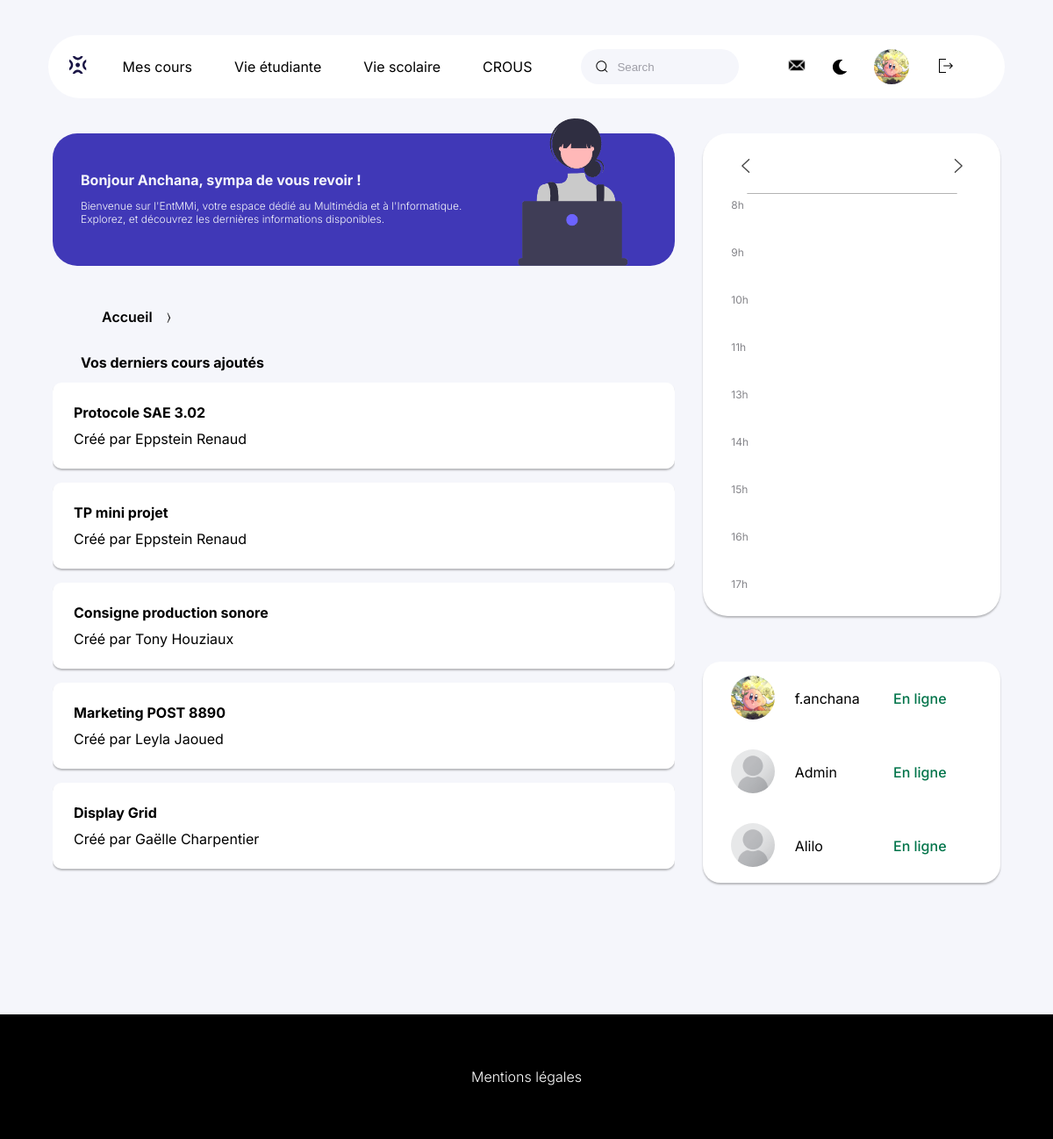
Screenshot of /derniers_cours.php (signed in) with the database file from the repository.
### tables this page shows
CREATE TABLE IF NOT EXISTS `utilisateurs` (
  `login` varchar(100) NOT NULL,
  `nom` varchar(200)  NOT NULL,
  `prenom` varchar(200)  NOT NULL,
  `id_utilisateurs` int NOT NULL AUTO_INCREMENT,
  `mot_de_passe` varchar(255) NOT NULL,
  `photoprofil` text NOT NULL,
  `role` varchar(800) NOT NULL,
  `email` varchar(200)  NOT NULL,
  `promotion` varchar(100)  DEFAULT NULL,
  `bio` varchar(500)  DEFAULT NULL,
  PRIMARY KEY (`id_utilisateurs`),
  UNIQUE KEY `nom` (`nom`),
  UNIQUE KEY `prenom` (`prenom`),
  UNIQUE KEY `email` (`email`),
  UNIQUE KEY `login` (`login`)
);

CREATE TABLE IF NOT EXISTS `cours` (
  `id_cours` int NOT NULL AUTO_INCREMENT,
  `cours` varchar(50) NOT NULL,
  `document` text NOT NULL,
  `externe_prof` int NOT NULL,
  `coef` int DEFAULT NULL,
  `ext_matiere` int NOT NULL,
  PRIMARY KEY (`id_cours`)
);

### derniers_cours.php (the view, shortened to what this page needs)
<!DOCTYPE html>
<html lang="fr">
<head>
    <link rel='stylesheet' href='css/style_navigation.css'>
    <link rel='stylesheet' href='css/style_accueil.css'>
    <link rel='stylesheet' href='css/style_derniers_cours.css'>
    <link rel='stylesheet' href='css/dark_mode.css'>
</head>
<body>
<header>
        <div class='menu'>
            <a href='accueil.php'><img class="logo" src='./img/logo.svg' alt="page d'accueil"
                    aria-current="currentpage"></a>
            <nav class='navigation'>
                <ul class='choix'>
                    <li><a href='cours.php'>Mes cours</a></li>
                    <li><a href='vie_etudiante.php'>Vie étudiante</a></li>
                    <li><a href='vie_scolaire.php'>Vie scolaire</a></li>
                    <li><a href='page_crous.php'>Crous</a></li>
                </ul>
                <div class='group'>
                    <input id="barre de recherche" class='input' type='search' placeholder='Search' />
                </div>
                <div class='icon-photo'>
                    <a href='messagerie.php'><img class='logo' src='./img/1-lettre.svg' alt="messagerie"></a>
                    <button class="dark_button" onclick="toggleDarkMode()"><img class='dark_mode' src='./img/1-moon.svg'
                            alt="mode sombre"></button>
                    <div class='photo-2'>
                        <?php
                        include('connexion.php');
                        if (isset($_SESSION["login"])) {
                            $stmt = $db->prepare('SELECT * FROM utilisateurs WHERE login=:login');
                            $stmt->bindValue(':login', $_SESSION["login"], PDO::PARAM_STR);
                            $stmt->execute();
                            $result = $stmt->fetch(PDO::FETCH_ASSOC);
                            if ($result) {
                                echo "
                                <a href='profil.php'> <img src='upload/{$result['photoprofil']}' alt='' class='photo-2'></a>";
                            }
                        }
                        ?>
                    </div>
                    <form action="deconnexion.php" method="GET">
                        <button type="submit" name="deconnect" id="btnDeconnexion">
                            <img src="img/1-logout.svg" alt="Déconnexion">
                        </button>
                    </form>
                </div>
            </nav>
        </div>
    </header>
    <main>
        <div class='container'>
            <div class='bloc-1'>
                <div>
                    <?php
                    include('connexion.php');
                    if (isset($_SESSION["login"])) {
                        $stmt = $db->prepare('SELECT * FROM utilisateurs WHERE login=:login');
                        $stmt->bindValue(':login', $_SESSION["login"], PDO::PARAM_STR);
                        $stmt->execute();
                        $result = $stmt->fetch(PDO::FETCH_ASSOC);
                        echo "<h1>Bonjour {$result['prenom']}, sympa de vous revoir !</h1>";
                    }
                    ?>
                    <p>Bienvenue sur l'EntMMi, votre espace dédié au Multimédia et à l'Informatique. Explorez, et
                        découvrez les dernières informations disponibles.</p>
                </div>
                <img src='img/1-perso.png' alt=''>
            </div>
            <div class='bloc-2'>
                <div class="pre-next">
                    <button id="precedent"> <img src="img/1-left.svg" alt="précédent"></button>
                    <button id="suivant"><img src="img/1-right.svg" alt="suivant"></button>
                </div>
                <div class="wake">
                    <p>8h 9h 10h 11h 13h 14h 15h 16h 17h</p>
                </div>
                <img class="line" src="img/1-line.png" alt="">
            </div>
            <div class="bloc-3-bis">
                <nav class="fda" aria-label="Breadcrumb">
                    <ul class="ul">
                        <li><a href="accueil.php">Accueil</a></li><span> 〉 </span>
                    </ul>
                </nav>
                <h2>Vos derniers cours ajoutés</h2>
                <div class="ajt-cours">
                    <?php
                    include('connexion.php');
                    $requete = "SELECT cours.*, utilisateurs.nom, utilisateurs.prenom
                                FROM cours
                                INNER JOIN utilisateurs ON cours.externe_prof = utilisateurs.id_utilisateurs
                                ORDER BY id_cours DESC";
                    $stmt = $db->query($requete);
                    $resultat = $stmt->fetchAll(PDO::FETCH_ASSOC);
                    foreach ($resultat as $cours) {
                        $chemindoc = "documents/" . $cours["document"];
                        echo "<div class='cours'>
                                        <a href='{$chemindoc}' target='_blank'><h3>{$cours["cours"]}</h3></a>
                                        <p>Créé par {$cours["prenom"]} {$cours["nom"]}</p>
                                </div>";
                    }
                    ?>
                </div>
            </div>
            <div class='bloc-7'>
                <?php
                include('connexion.php');
                $requete = "SELECT * FROM utilisateurs ORDER BY login = :login DESC, login LIMIT 3";
                $stmt = $db->prepare($requete);
                $stmt->bindParam(':login', $_SESSION['login'], PDO::PARAM_STR);
                $stmt->execute();
                $result = $stmt->fetchAll(PDO::FETCH_ASSOC);
                foreach ($result as $user) {
                    echo "<div class='kelis-2'>
                            <img src='upload/{$user['photoprofil']}' alt=''>
                            <p>{$user['login']}</p>
                            <p class='p'>En ligne</p>
                            </div>";
                }
                ?>
            </div>
        </div>
    </main>
    <footer>
        <a href='mentions_legales.html'>
            <p> Mentions légales </p>
        </a>
    </footer>
</body>
</html>

### css/style_navigation.css (style rules this page uses)
body { margin: 0; background-color: var(--bg); overflow-x: hidden; font-family: 'Inter', sans-serif; }
:root { --main: #ffffff; --black: #000000; --purple: #4038b7; --bg: #f5f6fb; --grey: #414141; --blue: #1a1545; }
a { text-decoration: none; color: var(--black); transition: 0.5s ease; }
li { list-style-type: none; }
header a { font: 400 1rem "Inter", sans-serif; }
h1, h2 { font-size: 1rem; }
h2 { margin-top: 0; }
.menu { display: flex; align-items: center; justify-content: space-evenly; background-color: var(--main); padding: 10px 0px; margin: 20px 25px; gap: 1rem; border-radius: 55px; }
ul li:nth-child(4) a { text-transform: uppercase; }
ul li:nth-child(1) a { margin-top: 1.5rem; }
.choix, .icon-photo { display: none; }
footer { background-color: #000; text-align: center; padding: 45px 0; margin-top: 70px; }
footer a { color: var(--main); font-weight: 300; }
.fda ul { display: flex; align-items: center; }
.fda li { margin: 1rem; font-weight: 600; }
.group { display: flex; line-height: 28px; align-items: center; position: relative; }
.input { width: 40vw; height: 40px; line-height: 28px; padding: 0 1rem; padding-left: 2.5rem; border: 1px solid transparent; border-radius: 20px; outline: none; background-color: var(--bg); color: var(--black); transition: 0.3s ease; }
.input::placeholder { color: #9e9ea7; }
.icon { position: absolute; left: 1rem; width: 1rem; height: 1rem; }
@media screen and (min-width: 425px) { .bloc-1 img { top: 173px; height: 117px; } }
@media screen and (min-width: 768px) { .menu { margin: 35px 55px; } }
@media screen and (min-width: 1024px) { .navigation { display: flex; gap: 25px; } }
@media screen and (min-width: 1024px) { .menu { margin: 40px 15px; } }
@media screen and (min-width: 1024px) { .choix { display: flex; gap: 3rem; padding-left: 0; } }
@media screen and (min-width: 1024px) { .input { width: 15vw; } }
@media screen and (min-width: 1024px) { .icon-photo { display: flex; gap: 1.5rem; align-items: center; } }
@media screen and (min-width: 1024px) { .photo-2 { width: 40px; height: 40px; background-color: var(--bg); border-radius: 50%; } }
@media screen and (min-width: 1024px) { .logo { cursor: pointer; height: 20px; } }
@media screen and (min-width: 1024px) { #btnDeconnexion { cursor: pointer; width: 20px; height: 20px; object-fit: cover; border: none; background-color: transparent; } }
@media screen and (min-width: 1024px) { .fda ul { margin-left: 2rem; } }
@media screen and (min-width: 1080px) { .navigation { gap: 2rem; } }
@media screen and (min-width: 1200px) { .menu { margin: 40px 55px; } }
@media screen and (min-width: 1200px) { .navigation { gap: 3.5rem; } }
.dark_button { background: none; border: none; height: 20px; cursor: pointer; }

### css/style_derniers_cours.css (style rules this page uses)
.bloc-2 { display: none; }
.ajt-cours { margin: 2rem; }
.bloc-3-bis h2 { padding: 0 2rem; }
.cours h3 { margin: 0 0 10px 0; }
button { background-color: transparent; border: 1px transparent; }
@media screen and (min-width: 1024px) { .wake { display: block; width: 10px; position: absolute; color: #85858A; font-size: 0.75rem; padding-top: 1rem; } }
@media screen and (min-width: 1024px) { .container { max-width: 90vw; margin: 0 auto; padding-bottom: 5rem; display: grid; grid-template-columns: repeat(3, 1fr); grid-gap: 2rem; } }
@media screen and (min-width: 1024px) { .bloc-2 { display: block; height: 550px; border-radius: 28px; grid-column: 3 / 4; grid-row: 1 / 4; } }
@media screen and (min-width: 1024px) { .bloc-3-bis { grid-column: 1/ 3; grid-row: 2/ 5; } }
@media screen and (min-width: 1024px) { .fda ul { margin: 0 0 1rem; } }
@media screen and (min-width: 1024px) { .ajt-cours { margin: 0; overflow-y: scroll; max-height: 570px; } }

### css/dark_mode.css (style rules this page uses)
:root { --dark_background: #0B1437; --dark_main: #111C44; }

### rows the page displays
utilisateurs: photoprofil (picture), prenom "Anchana", login "f.anchana"
cours: cours "Protocole SAE 3.02", utilisateurs.prenom "Eppstein", utilisateurs.nom "Renaud"
cours: cours "TP mini projet", utilisateurs.prenom "Eppstein", utilisateurs.nom "Renaud"
cours: cours "Consigne production sonore", utilisateurs.prenom "Tony", utilisateurs.nom "Houziaux"
cours: cours "Marketing POST 8890", utilisateurs.prenom "Leyla", utilisateurs.nom "Jaoued"
cours: cours "Display Grid", utilisateurs.prenom "Gaëlle", utilisateurs.nom "Charpentier"
utilisateurs: photoprofil (placeholder picture), login "Admin"
utilisateurs: photoprofil (placeholder picture), login "Alilo"
